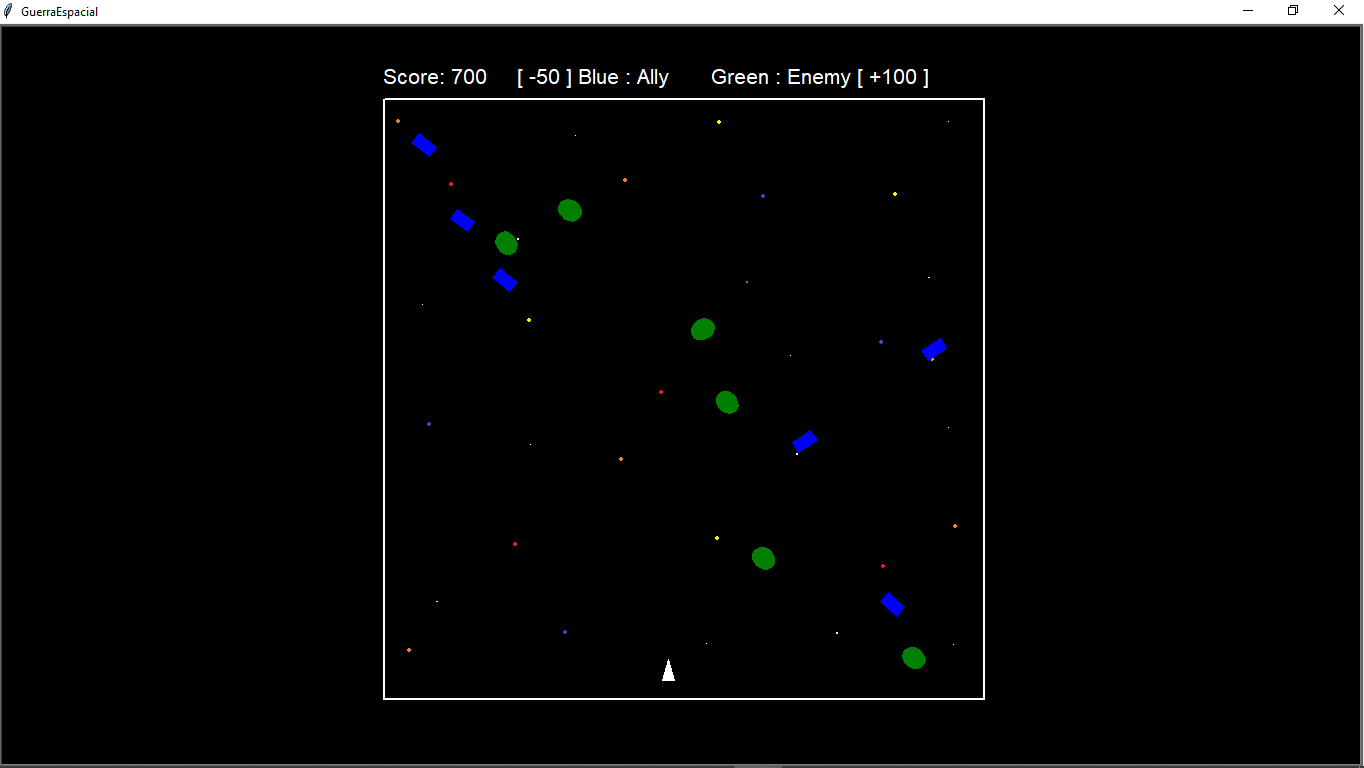

The script that drew this image:
#Space Combat
import os
import random
import time
#Import Window's sound
import winsound
#Import the Turtle Module
import turtle

turtle.fd(0)
#set the animations speed to maxium
turtle.speed(0)
#hange the background color
turtle.bgcolor("black")
#Change the window title
turtle.title("GuerraEspacial")
#Change the background imagen
turtle.bgpic("img/startfield.gif")
#hide the default turtle
turtle.ht()
#this saves memory
turtle.setundobuffer(1)
#this speeds up drawing
turtle.tracer(0)

class Sprite(turtle.Turtle):
    def __init__(self, spriteshape, color, startx, starty):
        turtle.Turtle.__init__(self, shape = spriteshape)
        self.speed(0)
        self.penup()
        self.color(color)
        self.fd(0)
        self.goto(startx, starty)
        self.speed = 1
        
    def move(self):
        
        self.fd(self.speed)
        
        # Boundary detection
        if self.xcor() > 290:
            self.setx(290)
            self.rt(60)
        if self.xcor() < -290:
            self.setx(-290)
            self.rt(60)
        if self.ycor() > 290:
            self.sety(290)
            self.rt(60)
        if self.ycor() < -290:
            self.sety(-290)
            self.rt(60)
    def is_collision(self, other):
        if (self.xcor() >= (other.xcor() - 20)) and \
        (self.xcor() <= (other.xcor() + 20)) and \
        (self.ycor() >= (other.ycor() - 20)) and \
        (self.ycor() <= (other.ycor() + 20)):
            return True
        else:
            return False       

class Jugador(Sprite):
    def __init__(self, spriteshape, color, startx, starty):
        Sprite.__init__(self, spriteshape, color, startx, starty)
        self.shapesize(stretch_wid=0.6, stretch_len=1.2, outline=None)
        self.speed = 4
        self.lives = 3
        
    def turn_left(self):
        self.lt(45)
    
    def turn_right(self):
        self.rt(45)    
    
    def accelerate(self):
        self.speed+=1      
    
    def decelerate(self):
        self.speed-=1

class Enemy(Sprite):
    def __init__(self, spriteshape, color, startx, starty):
        Sprite.__init__(self, spriteshape, color, startx, starty)
        self.shapesize(stretch_wid=1.0, stretch_len=1.2, outline=None)
        self.speed = 4
        self.setheading(random.randint(0,360))
        
class Ally(Sprite):
    def __init__(self, spriteshape, color, startx, starty):
        Sprite.__init__(self, spriteshape, color, startx, starty)
        self.shapesize(stretch_wid=0.6, stretch_len=1.1, outline=None)
        self.speed = 6
        self.setheading(random.randint(0,360))
        
    
    def move(self):
        
        self.fd(self.speed)
        
        # Boundary detection
        if self.xcor() > 290:
            self.setx(290)
            self.lt(60)
        if self.xcor() < -290:
            self.setx(-290)
            self.lt(60)
        if self.ycor() > 290:
            self.sety(290)
            self.lt(60)
        if self.ycor() < -290:
            self.sety(-290)
            self.lt(60)
        
class Missile(Sprite):
    def __init__(self, spriteshape, color, startx, starty):
        Sprite.__init__(self, spriteshape, color, startx, starty)
        self.shapesize(stretch_wid=0.2, stretch_len=0.5, outline=None)
        self.speed=20
        self.status="ready"
        self.goto(-1000,1000)
        
    def fire(self):
        if self.status=="ready":
            #Play missil sound
            winsound.PlaySound("sound/laser.wav", winsound.SND_ASYNC)
            self.goto(jugador.xcor(), jugador.ycor())
            self.setheading(jugador.heading())
            self.status = "firing"
            
    def move(self):
        if self.status=="ready":
            self.goto(-1000,1000)
            
        if self.status == "firing":
            self.fd(self.speed)
        
        #Border check
        if self.xcor() < -290 or self.xcor() >290 or \
            self.ycor()< -290 or self.ycor()> 290:
            self.goto(-1000,1000)
            self.status="ready"
class Particle(Sprite):
    def __init__(self, spriteshape, color, startx, starty):
        Sprite.__init__(self, spriteshape, color, startx, starty)
        self.shapesize(stretch_wid=0.1, stretch_len=0.1, outline=None)
        self.goto(-1000,-1000) 
        self.frame = 0   
    
    def explode(self, startx, starty):
        self.goto(startx,starty)
        self.setheading(random.randint(0,360)) 
        self.frame=1
    
    def move(self):
        if self.frame> 0:
            self.fd(10)
            self.frame += 1
        if self.frame>15:
            self.frame=0
            self.goto(-1000,-1000)
                
class Game():
    def __init__(self):
        self.level= 1
        self.score= 0
        self.state="playing"
        self.pen = turtle.Turtle()
        self.lives = 3
        
    def draw_border(self):
        self.pen.speed(0)
        self.pen.color("white")
        self.pen.pensize(2)
        self.pen.penup()
        self.pen.goto(-300,300)
        self.pen.pendown()
        for side in range(4):
            self.pen.fd(600)
            self.pen.rt(90)
            self.pen.penup()
            self.pen.ht()
            self.pen.pendown()
        
    
    def show_status(self):
        self.pen.undo()
        msg= "Score: %s     [ -50 ] Blue : Ally       Green : Enemy [ +100 ]" %(self.score) 
        self.pen.penup()
        self.pen.goto(-300, 310)
        self.pen.write(msg, font=("Arial", 16, "normal"))
#create game object           
game = Game()

#Draw the game border
game.draw_border()                           

#Show the game status
game.show_status()

#Create sprite
jugador = Jugador("triangle", "white", 0, 0)

missile= Missile("triangle", "yellow",0,0)

enemies =[]
for i in range(6):
    enemies.append(Enemy ("circle","green",-100,0))
allies =[]
for i in range(6):
    allies.append(Ally( "square", "blue", 100, 0))
    
particles= []
for i in range(20):
    particles.append(Particle("circle", "orange", 0, 0))
#keyboard
turtle.onkeypress(jugador.turn_left,"Left")
turtle.onkeypress(jugador.turn_right, "Right")
turtle.onkeypress(jugador.accelerate, "Up")
turtle.onkeypress(jugador.decelerate, "Down")
turtle.onkeypress(missile.fire, "space")
turtle.listen()



#Main game loop
while True:
    turtle.update()     
    time.sleep(0.04)
    jugador.move()    
    missile.move()
    
    for enemy in enemies:
        enemy.move()
        
        #check for collision with player
        if jugador.is_collision(enemy):
            #Play sound collision
            winsound.PlaySound("sound/export.wav", winsound.SND_ASYNC)
            x=random.randint(-250,250)
            y=random.randint(-250,250)
            enemy.goto(x,y)
            game.score -=100
            game.show_status()
            for particle in particles:
                particle.explode(jugador.xcor(), jugador.ycor())

            
        #Check for a collision between the missile and the enemy
        if missile.is_collision(enemy):
            #Play sound explosion
            winsound.PlaySound("sound/explo.wav", winsound.SND_ASYNC)
            x=random.randint(-240,240)
            y=random.randint(-250,250)
            enemy.goto(x,y)
            missile.status= "ready"
            #Increase the score
            game.score +=100
            game.show_status()
            #Do the explosion
            for particle in particles:
                particle.explode(missile.xcor(), missile.ycor())
        
        
    
    for ally in allies:
        ally.move()
    
        if jugador.is_collision(ally):
        #Play sound collision
            winsound.PlaySound("sound/export.wav", winsound.SND_ASYNC)
            x=random.randint(-250,250)
            y=random.randint(-250,250)
            jugador.goto(x,y)
            game.score -=50
            game.show_status()
            for particle in particles:
                particle.explode(ally.xcor(), ally.ycor())
                
        #Check for a collision between the missile and the enemy
        if missile.is_collision(ally):
        #Play sound explosion
            winsound.PlaySound("sound/explo.wav", winsound.SND_ASYNC)
            x=random.randint(-250,250)
            y=random.randint(-240,240)
            ally.goto(x,y)
            missile.status= "ready"
            #Dencrease the score
            game.score -=50
            game.show_status()
            for particle in particles:
                particle.explode(missile.xcor(), missile.ycor())
                
         
    for particle in particles:
        particle.move()
     
     
          
   
         
 
delay = input("Presione Enter para Finalizar. >")
